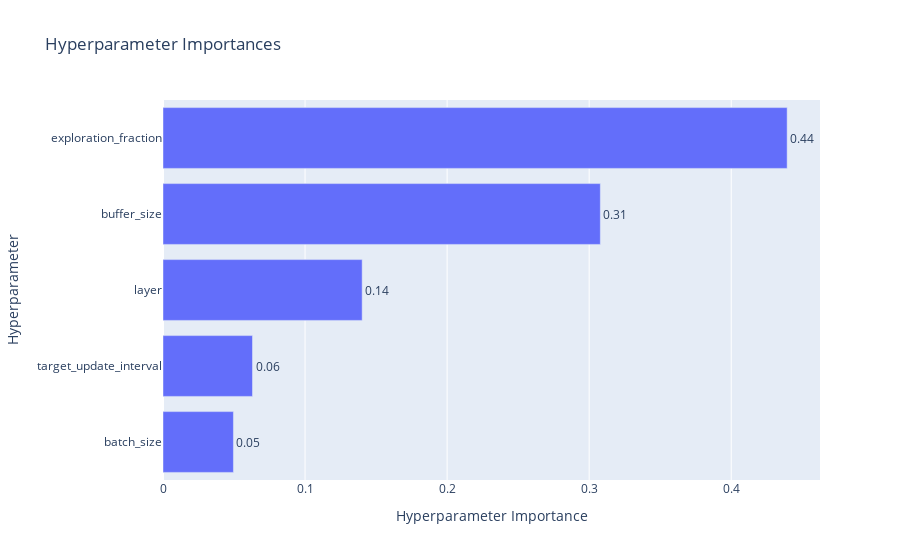

The notebook cell saved with this chart:
### Code cell
fig = optuna.visualization.plot_param_importances(study2)
fig.show()

### Figure 1 — Plotly figure (JSON) as saved in the notebook; plotly's stock layout.template omitted (floating-point values rounded to 4 significant figures)
{"data": [{"cliponaxis": false, "hovertemplate": ["batch_size (CategoricalDistribution): 0.04957945037121978<extra></extra>", "target_update_interval (CategoricalDistribution): 0.06300096090293947<extra></extra>", "layer (CategoricalDistribution): 0.14020535164542713<extra></extra>", "buffer_size (CategoricalDistribution): 0.3078513430345362<extra></extra>", "exploration_fraction (FloatDistribution): 0.4393628940458774<extra></extra>"], "name": "Objective Value", "orientation": "h", "text": ["0.05", "0.06", "0.14", "0.31", "0.44"], "textposition": "outside", "type": "bar", "x": [0.04958, 0.063, 0.1402, 0.3079, 0.4394], "y": ["batch_size", "target_update_interval", "layer", "buffer_size", "exploration_fraction"]}], "layout": {"title": {"text": "Hyperparameter Importances"}, "xaxis": {"title": {"text": "Hyperparameter Importance"}}, "yaxis": {"title": {"text": "Hyperparameter"}}}}
